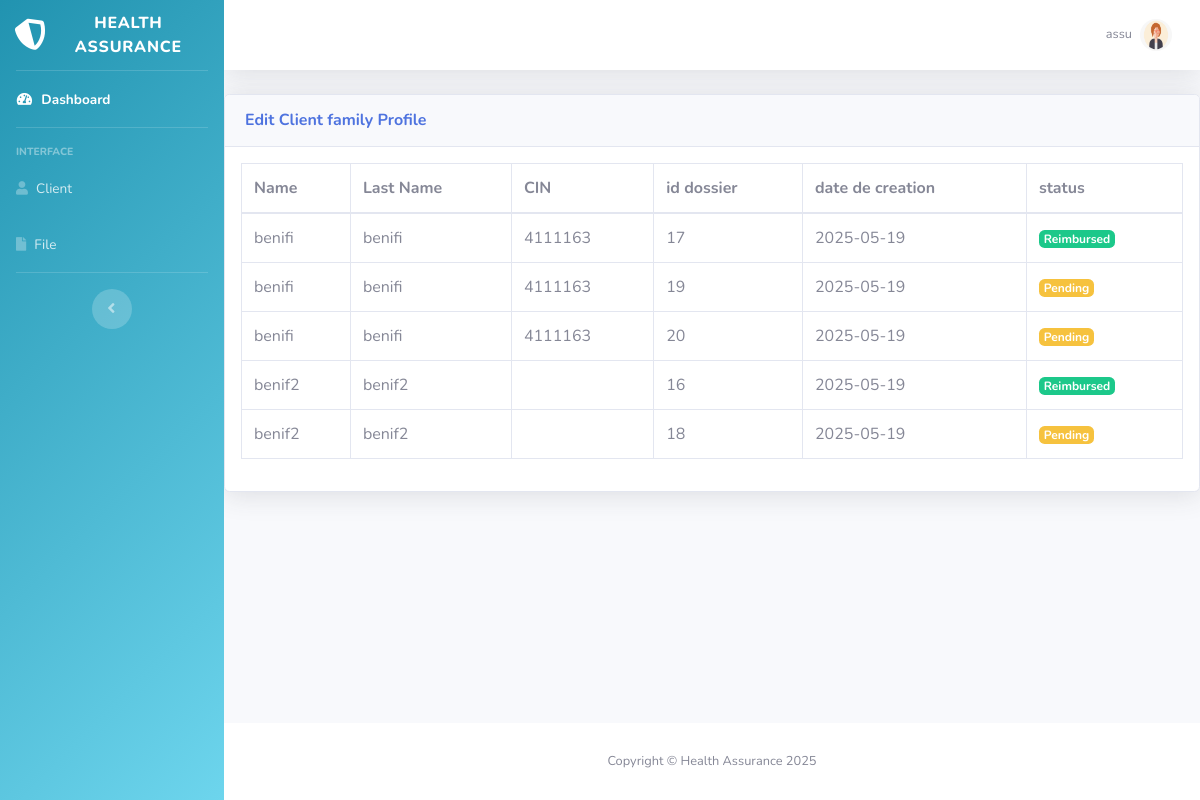
/client/consultation.php (signed in), run on the app's committed database.
### tables this page shows
CREATE TABLE `assurance` (
  `id` bigint(20) NOT NULL,
  `patente_assu` bigint(20) DEFAULT NULL,
  `name` char(50) NOT NULL,
  `prv_pub_assu` tinyint(1) NOT NULL,
  `tele_assu` bigint(20) NOT NULL,
  `email` varchar(50) NOT NULL,
  `password` varchar(50) NOT NULL,
  `profile_pic` varchar(50) NOT NULL
);

CREATE TABLE `assure` (
  `id` bigint(20) NOT NULL,
  `CIN_as` char(8) NOT NULL,
  `RIB_as` bigint(20) NOT NULL,
  `id_assurance` bigint(20) NOT NULL,
  `N_immatriculation_assure` bigint(20) NOT NULL,
  `name` char(50) NOT NULL,
  `prenom_as` char(50) NOT NULL,
  `salaire_as` decimal(20,2) NOT NULL,
  `email` varchar(100) NOT NULL,
  `password` varchar(50) NOT NULL
);

CREATE TABLE `beneficiaire` (
  `id` bigint(20) NOT NULL,
  `cin_ben` char(8) DEFAULT NULL,
  `f_name` char(50) NOT NULL,
  `l_name` char(50) NOT NULL,
  `adresse` varchar(120) NOT NULL,
  `birth` date NOT NULL,
  `chronic` tinyint(1) NOT NULL,
  `chronic1` varchar(50) NOT NULL,
  `chronic2` varchar(50) DEFAULT NULL,
  `chronic3` varchar(50) DEFAULT NULL,
  `id_as` bigint(20) NOT NULL,
  `relation` varchar(10) NOT NULL
);

CREATE TABLE `dossier` (
  `id` int(11) NOT NULL,
  `id_etab` bigint(20) NOT NULL,
  `id_benef` bigint(20) NOT NULL,
  `date` date NOT NULL,
  `status` enum('pending','reimbursed','refused') DEFAULT 'pending'
);

### client/consultation.php (the view, shortened to what this page needs)
<?php
include('../security.php');
include('../includes/header.php');
$email = $_SESSION['email'];
$table = $_SESSION['table'];
$query = "SELECT * FROM $table WHERE email = '$email'";
$query_run = mysqli_query($connection, $query);
$user = mysqli_fetch_assoc($query_run);
include('../includes/navbar.php');
?>
<div class="card shadow mb-4">
  <div class="card-header py-3">
    <h6 class="m-0 font-weight-bold text-primary">Edit Client  family Profile  </h6>
  </div>
<div class="modal-body">
    <div class="table-responsive">
         <?php
      $query ="SELECT
    a.id AS assure_id,
    a.name AS assure_name,
    ass.id AS assurance_id,
    ass.name AS assurance_name,
    ass.email AS assurance_email,
    b.cin_ben AS cin_ben,
    b.id AS benef_id,
    b.l_name AS benef_l_name,
    b.f_name AS benef_f_name,
    d.id AS dossier_id,
    d.date AS dossier_date,
    d.status AS d_status
FROM
    assure a
JOIN
    assurance ass ON ass.id = a.id_assurance
JOIN
    beneficiaire b ON b.id_as = a.id
JOIN
    dossier d ON d.id_benef = b.id
WHERE
    ass.email = '$email'";
      $query_run = mysqli_query($connection,$query);
    ?>
        <table class="table table-bordered" id="dataTable" width="100%" cellspacing="0">
        <thead>
            <th>Name</th>
            <th>Last Name</th>
            <th>CIN</th>
            <th>id dossier</th>
            <th>date de creation</th>
            <th>status</th>
        </thead>
        <tbody>
             <?php
       if(mysqli_num_rows($query_run)>0){
         while($row = mysqli_fetch_assoc($query_run))
         {
          ?>
          <tr>
            <td><?php echo $row['benef_f_name'] ?></td>
            <td><?php echo $row['benef_l_name']; ?></td>
            <td><?php echo $row['cin_ben']; ?></td>
            <td><?php echo $row['dossier_id']; ?></td>
            <td><?php echo $row['dossier_date'] ?></td>
             <td>
            <?php
                $status = $row['d_status'];
                $badgeClass = '';
                if ($status == 'pending') {
                    $badgeClass = 'badge badge-warning';
                } elseif ($status == 'reimbursed') {
                    $badgeClass = 'badge badge-success';
                } elseif ($status == 'refused') {
                    $badgeClass = 'badge badge-danger';
                } else {
                    $badgeClass = 'badge badge-secondary';
                }
                echo "<span class='$badgeClass'>" . ucfirst($status) . "</span>";
            }
        }
              ?>
            </td>
            </tr>
             </tbody>
      </table>
      </div>
      </div>
      </div>
      </div>
            <?php
include('../includes/footer.php');
?>

### includes/header.php (shortened to what this page needs)
<!DOCTYPE html>
<html lang="en">
<head>
  <link href="../vendor/fontawesome-free/css/all.min.css" rel="stylesheet" type="text/css">
  <link href="../css/sb-admin-2.min.css" rel="stylesheet">
  <link href="../css/styles.css" rel="stylesheet">
  <link href="css/styles.css" rel="stylesheet">
</head>
<body id="page-top">
  <div id="wrapper">

### includes/navbar.php (shortened to what this page needs)
    <?php
    $table = $_SESSION['table'] ?? '';
if (isset($table)) {
  switch ($table) {
      case 'assurance':
          $sidebar_class = 'bg-gradient-assurance';
          break;
  }
}
?>
   <ul class="navbar-nav <?php echo $sidebar_class; ?> sidebar sidebar-dark accordion" id="accordionSidebar">
<a class="sidebar-brand d-flex align-items-center justify-content-center" href="index.php">
  <div class="sidebar-brand-icon rotate-n-15">
  <i class="fas fa-shield-alt me-3"></i>
  </div>
  <div class="sidebar-brand-text mx-3">Health Assurance</sup></div>
</a>
<hr class="sidebar-divider my-0">
<li class="nav-item active">
  <a class="nav-link" href="index.php">
    <i class="fas fa-fw fa-tachometer-alt"></i>
    <span>Dashboard</span></a>
</li>
<hr class="sidebar-divider">
<div class="sidebar-heading">
  Interface
</div>
<?php if ($table === 'assurance'): ?>
    <li class="nav-item">
        <a class="nav-link" href="..\assurance\assure_register.php">
            <i class="fas fa-user"></i>
            <span>Client</span>
        </a>
    </li>
    <li class="nav-item">
        <a class="nav-link" href="..\assurance\file_assur.php">
            <i class="fas fa-file"></i>
            <span>File</span>
        </a>
    </li>
<?php endif; ?>
<hr class="sidebar-divider d-none d-md-block">
<div class="text-center d-none d-md-inline">
  <button class="rounded-circle border-0" id="sidebarToggle"></button>
</div>
</ul>
    <div id="content-wrapper" class="d-flex flex-column">
      <div id="content">
        <nav class="navbar navbar-expand navbar-light bg-white topbar mb-4 static-top shadow">
          <ul class="navbar-nav ml-auto">
            <li class="nav-item dropdown no-arrow d-sm-none">
            <li class="nav-item dropdown no-arrow">
              <a class="nav-link dropdown-toggle" href="#" id="userDropdown" role="button" data-toggle="dropdown" aria-haspopup="true" aria-expanded="false">
                <span class="mr-2 d-none d-lg-inline text-gray-600 small">
               <?php echo $_SESSION['username'];
               ?>
                </span>
               <img class="img-profile rounded-circle" src="uploads/<?php echo $user['profile_pic'] ?? 'default.png'; ?>" alt="Profile Picture">
              </a>
            </li>
          </ul>
        </nav>

### includes/footer.php (shortened to what this page needs)
       <footer class="sticky-footer bg-white">
        <div class="container my-auto">
          <div class="copyright text-center my-auto">
            <span>Copyright &copy; Health Assurance 2025</span>
          </div>
        </div>
      </footer>
      </div>
      </div>
</body>
</html>

### css/styles.css (style rules this page uses)
.bg-gradient-assurance { background: linear-gradient(135deg, #2193b0, #6dd5ed); }

### data on the page
assurance: profile_pic (picture)
assure: beneficiaire.f_name "benifi", beneficiaire.l_name "benifi", beneficiaire.cin_ben "4111163", dossier.id "17", dossier.date "2025-05-19", dossier.status "Reimbursed", dossier.id "19", dossier.status "Pending", dossier.id "20", beneficiaire.f_name "benif2", beneficiaire.l_name "benif2", dossier.id "16", dossier.id "18"

### other printed values
$_SESSION['username'] "assu"
